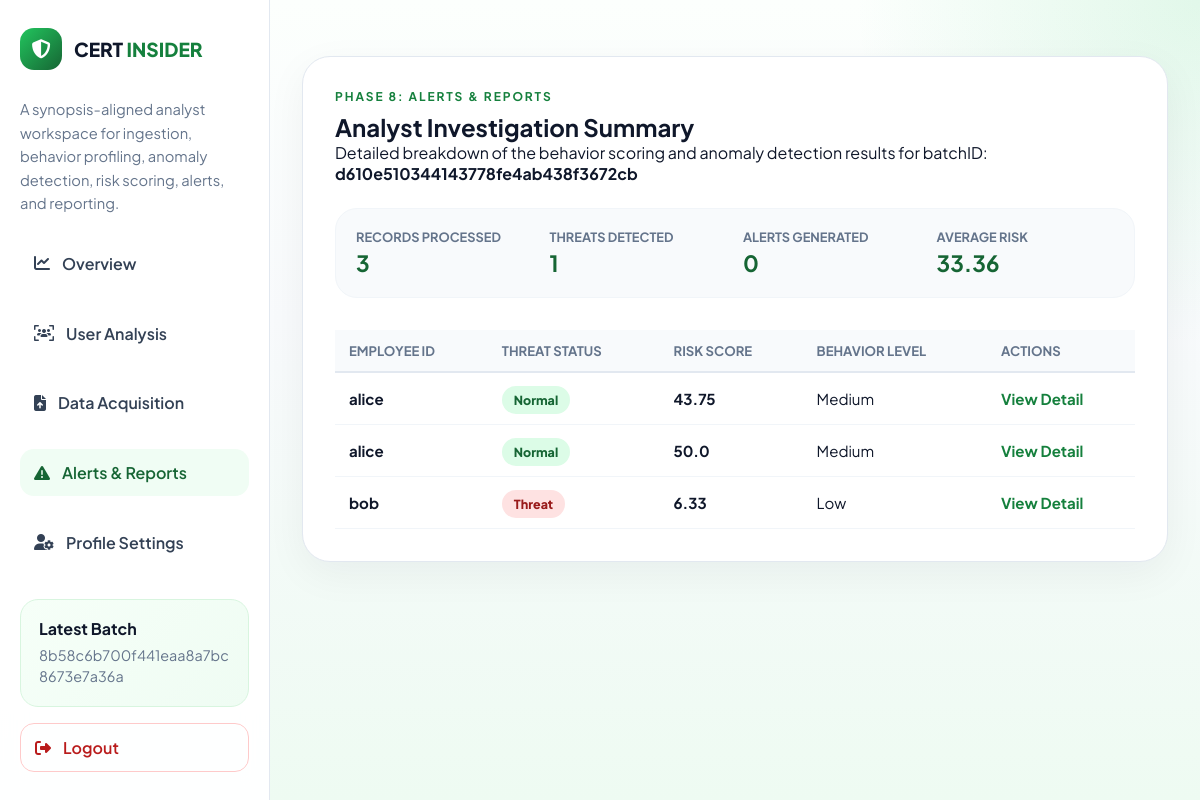
Before: /results?batch_id=d610e510344143778fe4ab438f3672cb (signed in) with the older database file.
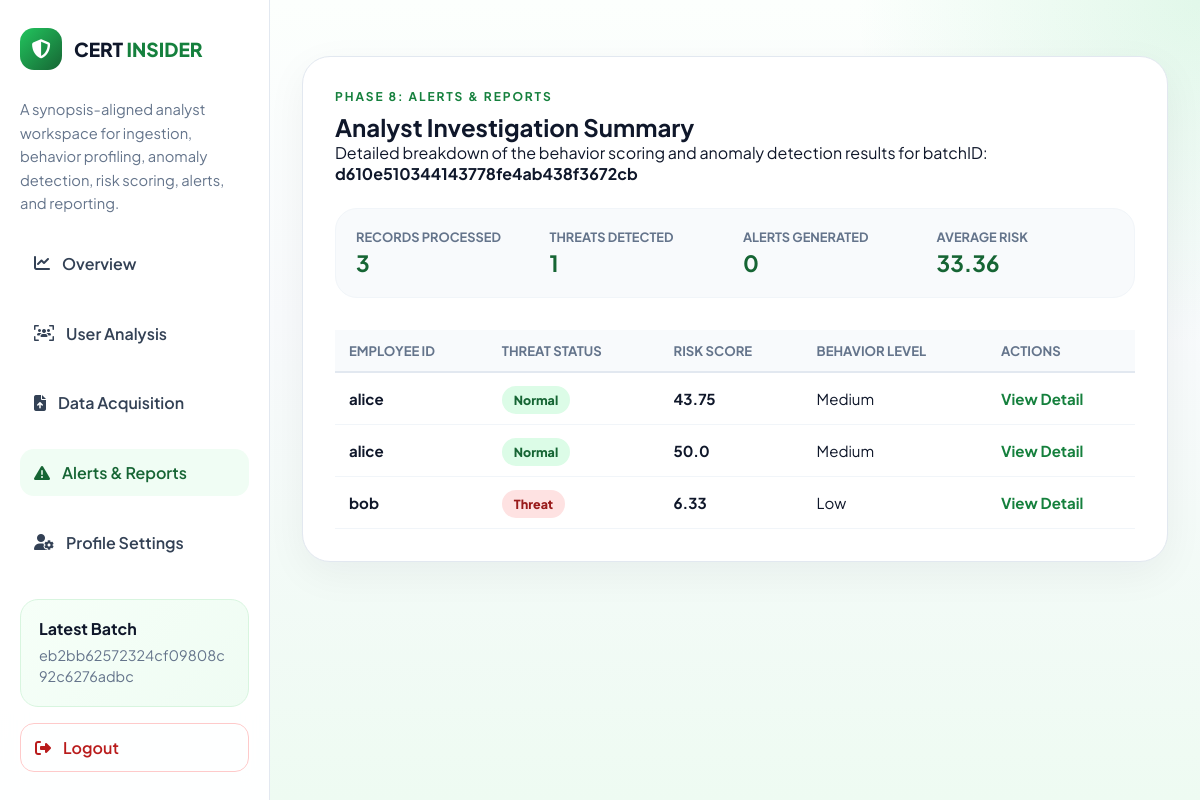
After: the same page with the newer database file.
### models/log.py (models this page shows, shortened)
class Log(db.Model):
    __tablename__ = "logs"
    id = db.Column(db.Integer, primary_key=True)
    batch_id = db.Column(db.String(64), nullable=False, index=True)
    user_id = db.Column(db.Integer, db.ForeignKey("users.id"), nullable=False, index=True)
    event_timestamp = db.Column(db.DateTime, nullable=True, index=True)
    login_frequency = db.Column(db.Float, nullable=False, default=0.0)
    after_hours_activity = db.Column(db.Float, nullable=False, default=0.0)
    night_login_count = db.Column(db.Float, nullable=False, default=0.0)
    file_access_count = db.Column(db.Float, nullable=False, default=0.0)
    email_activity_count = db.Column(db.Float, nullable=False, default=0.0)
    usb_usage_count = db.Column(db.Float, nullable=False, default=0.0)
    anomaly_flag = db.Column(db.Boolean, nullable=False, default=False)
    threat_level = db.Column(db.String(20), nullable=False, default="low")
    source_filename = db.Column(db.String(255), nullable=True)
    raw_record = db.Column(db.JSON, nullable=False)
    created_at = db.Column(db.DateTime, nullable=False, server_default=func.now())
    user = db.relationship("User", back_populates="logs")
    risk_score = db.relationship("RiskScore", back_populates="log", uselist=False, cascade="all, delete-orphan")
    alerts = db.relationship("Alert", back_populates="log", lazy=True, cascade="all, delete-orphan")

### app.py (the view)
    @app.route("/results", methods=["GET"])
    @_login_required
    def results():
        batch_id = request.args.get("batch_id")
        if not batch_id:
            batch_id, _ = _latest_batch_logs()
        if not batch_id:
            return render_template("results.html", summary=None, rows=[], batch_id=None)
        logs = (
            Log.query.filter_by(batch_id=batch_id)
            .order_by(Log.id.asc())
            .all()
        )
        rows = [_serialize_result_row(log) for log in logs]
        summary = {
            "Records Processed": len(rows),
            "Threats Detected": sum(1 for log in logs if log.anomaly_flag),
            "Alerts Generated": sum(1 for log in logs if log.risk_score and log.risk_score.score >= ALERT_THRESHOLD),
            "Average Risk": round(
                sum(log.risk_score.score for log in logs if log.risk_score) / max(len(rows), 1),
                2,
            ),
        }
        return render_template("results.html", summary=summary, rows=rows, batch_id=batch_id)

### app.py (called while the page is built)
def _current_user():
    user_id = session.get("user_id")
    if not user_id:
        return None
    return db.session.get(User, user_id)

def _login_required(view):
    @wraps(view)
    def wrapped_view(*args, **kwargs):
        if _current_user() is None:
            flash("Please sign in to continue.", "error")
            return redirect(url_for("login_page"))
        return view(*args, **kwargs)
    return wrapped_view

def _latest_batch_logs():
    latest_log = Log.query.order_by(Log.created_at.desc(), Log.id.desc()).first()
    if latest_log is None:
        return None, []
    batch_logs = (
        Log.query.filter_by(batch_id=latest_log.batch_id)
        .order_by(Log.id.asc())
        .all()
    )
    return latest_log.batch_id, batch_logs

### templates/results.html (shortened to what this page needs)
{% extends "base.html" %}
{% block content %}
    <div class="report-card">
        <div class="eyebrow">Phase 8: Alerts & Reports</div>
        <h2>Analyst Investigation Summary</h2>
        <p style="margin-bottom: 24px;">Detailed breakdown of the behavior scoring and anomaly detection results for batchID: <strong>{{ batch_id if batch_id else 'N/A' }}</strong></p>
        {% if summary %}
        <div class="stat-bar">
            {% for label, val in summary.items() %}
            <div class="stat-box">
                <span>{{ label }}</span>
                <strong>{{ val }}</strong>
            </div>
            {% endfor %}
        </div>
        {% endif %}
        {% if rows %}
        <div style="overflow-x: auto;">
            <table>
                <thead>
                    <tr>
                        <th>Employee ID</th>
                        <th>Threat Status</th>
                        <th>Risk Score</th>
                        <th>Behavior Level</th>
                        <th>Actions</th>
                    </tr>
                </thead>
                <tbody>
                    {% for row in rows %}
                    <tr>
                        <td><strong>{{ row.user }}</strong></td>
                        <td>
                            <span class="tag {{ 'threat' if row.status == 'Threat' else 'normal' }}">
                                {{ row.status }}
                            </span>
                        </td>
                        <td><strong>{{ row.risk_score }}</strong></td>
                        <td>{{ row.threat_level }}</td>
                        <td>
                            <a href="#" style="color: var(--green-600); font-weight: 700; text-decoration: none;">View Detail</a>
                        </td>
                    </tr>
                    {% endfor %}
                </tbody>
            </table>
        </div>
        {% else %}
        <div style="text-align: center; padding: 60px;">
            <i class="fas fa-folder-open" style="font-size: 3rem; color: var(--slate-200); margin-bottom: 16px;"></i>
            <p>No results found for this batch. Please process a dataset first.</p>
        </div>
        {% endif %}
    </div>
{% endblock %}

### templates/base.html (shortened to what this page needs)
<!DOCTYPE html>
<html lang="en">
<head>
    <link rel="stylesheet" href="https://cdnjs.cloudflare.com/ajax/libs/font-awesome/6.4.0/css/all.min.css">
</head>
<body>
    {% set active_page = request.endpoint %}
    <aside class="sidebar">
        <a href="{{ url_for('dashboard') }}" class="logo">
            <i class="fas fa-shield-halved"></i>
            <div>CERT <span>INSIDER</span></div>
        </a>
        <p class="sidebar-copy">A synopsis-aligned analyst workspace for ingestion, behavior profiling, anomaly detection, risk scoring, alerts, and reporting.</p>
        <ul class="nav-menu">
            <li><a href="{{ url_for('dashboard') }}" class="nav-link {{ 'active' if active_page == 'dashboard' else '' }}"><i class="fas fa-chart-line"></i> Overview</a></li>
            <li><a href="{{ url_for('detect_view') }}" class="nav-link {{ 'active' if active_page in ['detect_view', 'predict'] else '' }}"><i class="fas fa-users-viewfinder"></i> User Analysis</a></li>
            <li><a href="{{ url_for('upload') }}" class="nav-link {{ 'active' if active_page == 'upload' else '' }}"><i class="fas fa-file-arrow-up"></i> Data Acquisition</a></li>
            <li><a href="{{ url_for('results') }}" class="nav-link {{ 'active' if active_page == 'results' else '' }}"><i class="fas fa-triangle-exclamation"></i> Alerts & Reports</a></li>
            <li><a href="{{ url_for('profile') }}" class="nav-link {{ 'active' if active_page == 'profile' else '' }}"><i class="fas fa-user-gear"></i> Profile Settings</a></li>
        </ul>
        <div class="sidebar-summary">
            <strong>Latest Batch</strong>
            <p>{% if latest_batch_id %}{{ latest_batch_id }}{% else %}No dataset processed yet{% endif %}</p>
        </div>
        <a href="{{ url_for('logout') }}" class="nav-link logout-btn">
            <i class="fas fa-right-from-bracket"></i> Logout
        </a>
    </aside>
    <main class="main-content">
        {% block content %}{% endblock %}
    </main>
</body>
</html>

Changed rows visible on the page:
no longer on this page (row unchanged): Log: batch "8b58c6b700f441eaa8a7bc8673e7a36a"
added Log: batch "eb2bb62572324cf09808c92c6276adbc"
